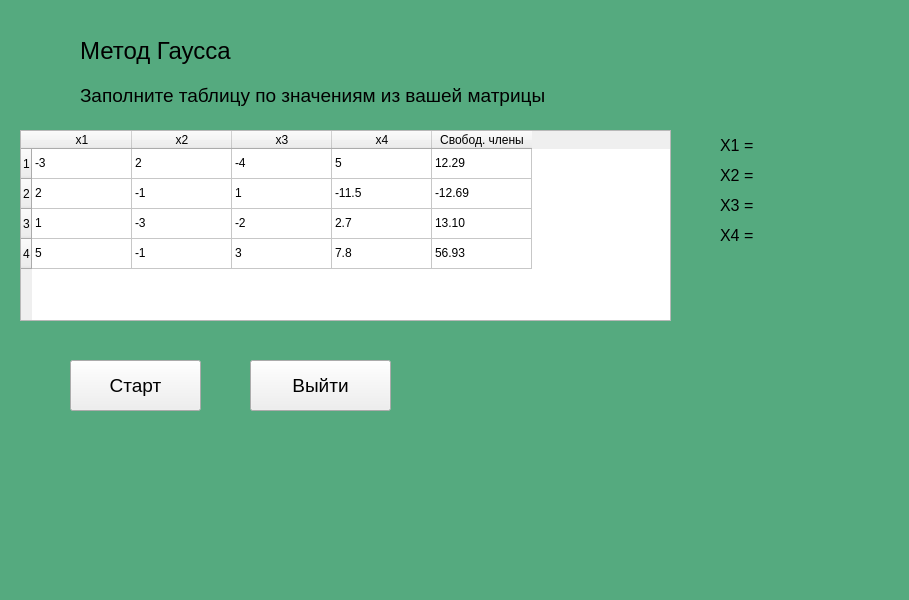
<?xml version="1.0" encoding="UTF-8"?>
<ui version="4.0">
 <class>MainWindow</class>
 <widget class="QMainWindow" name="MainWindow">
  <property name="geometry">
   <rect>
    <x>0</x>
    <y>0</y>
    <width>909</width>
    <height>600</height>
   </rect>
  </property>
  <property name="windowTitle">
   <string>MainWindow</string>
  </property>
  <widget class="QWidget" name="centralwidget">
   <property name="styleSheet">
    <string notr="true">#centralwidget {
	background-color: rgb(85, 170, 127);
}</string>
   </property>
   <widget class="QLabel" name="label_2">
    <property name="geometry">
     <rect>
      <x>80</x>
      <y>30</y>
      <width>191</width>
      <height>41</height>
     </rect>
    </property>
    <property name="font">
     <font>
      <pointsize>18</pointsize>
     </font>
    </property>
    <property name="text">
     <string>Метод Гаусса</string>
    </property>
   </widget>
   <widget class="QTableWidget" name="tableWidget">
    <property name="geometry">
     <rect>
      <x>20</x>
      <y>130</y>
      <width>651</width>
      <height>191</height>
     </rect>
    </property>
    <property name="rowCount">
     <number>4</number>
    </property>
    <property name="columnCount">
     <number>5</number>
    </property>
    <row/>
    <row/>
    <row/>
    <row/>
    <column>
     <property name="text">
      <string>x1</string>
     </property>
    </column>
    <column>
     <property name="text">
      <string>x2</string>
     </property>
    </column>
    <column>
     <property name="text">
      <string>x3</string>
     </property>
    </column>
    <column>
     <property name="text">
      <string>x4</string>
     </property>
    </column>
    <column>
     <property name="text">
      <string>Свобод. члены</string>
     </property>
    </column>
    <item row="0" column="0">
     <property name="text">
      <string>-3</string>
     </property>
    </item>
    <item row="0" column="1">
     <property name="text">
      <string>2</string>
     </property>
    </item>
    <item row="0" column="2">
     <property name="text">
      <string>-4</string>
     </property>
    </item>
    <item row="0" column="3">
     <property name="text">
      <string>5</string>
     </property>
    </item>
    <item row="0" column="4">
     <property name="text">
      <string>12.29</string>
     </property>
    </item>
    <item row="1" column="0">
     <property name="text">
      <string>2</string>
     </property>
    </item>
    <item row="1" column="1">
     <property name="text">
      <string>-1</string>
     </property>
    </item>
    <item row="1" column="2">
     <property name="text">
      <string>1</string>
     </property>
    </item>
    <item row="1" column="3">
     <property name="text">
      <string>-11.5</string>
     </property>
    </item>
    <item row="1" column="4">
     <property name="text">
      <string>-12.69</string>
     </property>
    </item>
    <item row="2" column="0">
     <property name="text">
      <string>1</string>
     </property>
    </item>
    <item row="2" column="1">
     <property name="text">
      <string>-3</string>
     </property>
    </item>
    <item row="2" column="2">
     <property name="text">
      <string>-2</string>
     </property>
    </item>
    <item row="2" column="3">
     <property name="text">
      <string>2.7</string>
     </property>
    </item>
    <item row="2" column="4">
     <property name="text">
      <string>13.10</string>
     </property>
    </item>
    <item row="3" column="0">
     <property name="text">
      <string>5</string>
     </property>
    </item>
    <item row="3" column="1">
     <property name="text">
      <string>-1</string>
     </property>
    </item>
    <item row="3" column="2">
     <property name="text">
      <string>3</string>
     </property>
    </item>
    <item row="3" column="3">
     <property name="text">
      <string>7.8</string>
     </property>
    </item>
    <item row="3" column="4">
     <property name="text">
      <string>56.93</string>
     </property>
    </item>
   </widget>
   <widget class="QLabel" name="label_3">
    <property name="geometry">
     <rect>
      <x>80</x>
      <y>80</y>
      <width>581</width>
      <height>31</height>
     </rect>
    </property>
    <property name="font">
     <font>
      <pointsize>14</pointsize>
     </font>
    </property>
    <property name="text">
     <string>Заполните таблицу по значениям из вашей матрицы</string>
    </property>
   </widget>
   <widget class="QLabel" name="label_x1">
    <property name="geometry">
     <rect>
      <x>720</x>
      <y>130</y>
      <width>181</width>
      <height>31</height>
     </rect>
    </property>
    <property name="font">
     <font>
      <pointsize>12</pointsize>
     </font>
    </property>
    <property name="text">
     <string>Х1 = </string>
    </property>
   </widget>
   <widget class="QLabel" name="label_x2">
    <property name="geometry">
     <rect>
      <x>720</x>
      <y>160</y>
      <width>181</width>
      <height>31</height>
     </rect>
    </property>
    <property name="font">
     <font>
      <pointsize>12</pointsize>
     </font>
    </property>
    <property name="text">
     <string>Х2 = </string>
    </property>
   </widget>
   <widget class="QLabel" name="label_x3">
    <property name="geometry">
     <rect>
      <x>720</x>
      <y>190</y>
      <width>191</width>
      <height>31</height>
     </rect>
    </property>
    <property name="font">
     <font>
      <pointsize>12</pointsize>
     </font>
    </property>
    <property name="text">
     <string>Х3 = </string>
    </property>
   </widget>
   <widget class="QLabel" name="label_x4">
    <property name="geometry">
     <rect>
      <x>720</x>
      <y>220</y>
      <width>151</width>
      <height>31</height>
     </rect>
    </property>
    <property name="font">
     <font>
      <pointsize>12</pointsize>
     </font>
    </property>
    <property name="text">
     <string>Х4 = </string>
    </property>
   </widget>
   <widget class="QLabel" name="label_8">
    <property name="geometry">
     <rect>
      <x>450</x>
      <y>360</y>
      <width>381</width>
      <height>161</height>
     </rect>
    </property>
    <property name="text">
     <string/>
    </property>
    <property name="pixmap">
     <pixmap>image_nikita.png</pixmap>
    </property>
    <property name="scaledContents">
     <bool>true</bool>
    </property>
    <property name="alignment">
     <set>Qt::AlignCenter</set>
    </property>
   </widget>
   <widget class="QPushButton" name="btn_start">
    <property name="geometry">
     <rect>
      <x>70</x>
      <y>360</y>
      <width>131</width>
      <height>51</height>
     </rect>
    </property>
    <property name="font">
     <font>
      <pointsize>14</pointsize>
     </font>
    </property>
    <property name="text">
     <string>Старт</string>
    </property>
   </widget>
   <widget class="QPushButton" name="btn_end">
    <property name="geometry">
     <rect>
      <x>250</x>
      <y>360</y>
      <width>141</width>
      <height>51</height>
     </rect>
    </property>
    <property name="font">
     <font>
      <pointsize>14</pointsize>
     </font>
    </property>
    <property name="text">
     <string>Выйти</string>
    </property>
   </widget>
  </widget>
 </widget>
 <resources/>
 <connections/>
</ui>
